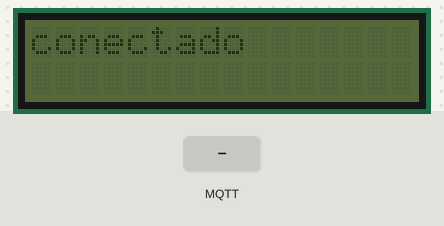
Bench run of a sketch on a simulated ESP32. On the bench: 16×2 character LCD. The test bench sets the inputs (shaded band). WiFi joins after 1.5 s; servers stay silent unless stated; no MQTT or app messages arrive unless stated; what the sketch prints to the serial monitor is not drawn.

Above: at 2.2 s.
5.4 s: MQTT message "alerta" arrives on the first subscribed topic
At 6.6 s:
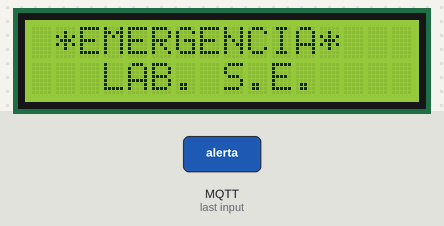
At 21.6 s:
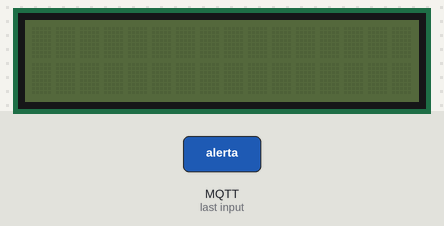
Timing chart, 0 to 21.9 s (numbered marks = the images above; inputs shaded):
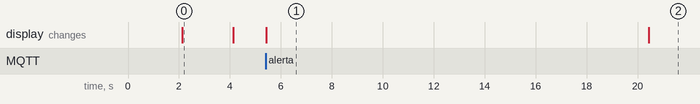

Measured:
- after the input at 5.4 s, the display: changes at once (image 1)
- what the display in image 0 shows lasts 2.0 s, from 2.1 s to 4.1 s
- what the display in image 1 shows lasts 15.0 s, from 5.4 s to 20.4 s

The sketch:

Esp32_-_2.ino
```cpp
#include <WiFi.h>
#include <PubSubClient.h>
#include <LiquidCrystal_I2C.h>

LiquidCrystal_I2C lcd(0x27,16,2);

// Replace the SSID/Password details as per your wifi router
const char* ssid = "FIEC-PRUEBA";
const char* password = "FIECPRUEBA23";

// Replace your MQTT Broker IP address here:
const char* mqtt_server = "200.126.14.167";

WiFiClient espClient;
PubSubClient client(espClient);

void setup_wifi() {
  delay(50);
  Serial.println();
  Serial.print("Connecting to ");
  Serial.println(ssid);

  WiFi.begin(ssid, password);

  int c = 0;
  while (WiFi.status() != WL_CONNECTED) {
    delay(1000);
    Serial.print(".");
    c = c + 1;
    if (c > 10) {
      ESP.restart(); //restart ESP after 10 seconds
    }
  }

  Serial.println("");
  Serial.println("WiFi connected");
  Serial.println("IP address: ");
  Serial.println(WiFi.localIP());
  lcd.print("conectado");
  delay(2000);
  lcd.clear();
}

void connect_mqttServer() {
  // Loop until we're reconnected
  while (!client.connected()) {

    //first check if connected to wifi
    if (WiFi.status() != WL_CONNECTED) {
      //if not connected, then first connect to wifi
      setup_wifi();
    }

    //now attemt to connect to MQTT server
    Serial.print("Attempting MQTT connection...");
    // Attempt to connect
    if (client.connect("ESP32_client2")) { // Change the name of client here if multiple ESP32 are connected
      //attempt successful
      Serial.println("connected");
      // Subscribe to topics here
      client.subscribe("esp32/emisor");

    }
    else {
      //attempt not successful
      Serial.print("failed, rc=");
      Serial.print(client.state());
      Serial.println(" trying again in 2 seconds");

      // Wait 2 seconds before retrying
      delay(2000);
    }
  }
}

//this function will be executed whenever there is data available on subscribed topics
void callback(char* topic, byte* message, unsigned int length) {
  Serial.print("Message arrived on topic: ");
  Serial.print(topic);
  Serial.print(". Message: ");
  String messageTemp;

  for (int i = 0; i < length; i++) {
    Serial.print((char)message[i]);
    messageTemp += (char)message[i];
  }
  Serial.println();

  // Check if a message is received on the topic "rpi/broadcast"
  if (String(topic) == "esp32/emisor") {
    if (messageTemp == "alerta") {
      lcd.backlight();
      lcd.clear();
      lcd.setCursor(1,0);
      lcd.print("*EMERGENCIA*");
      lcd.setCursor(3,1);
      lcd.print("LAB. S.E.");
      delay(15000);
      lcd.clear();
      lcd.noBacklight();
    }
  }
}

void setup() {
  Serial.begin(115200);
  lcd.init();
  setup_wifi();
  client.setServer(mqtt_server, 1883); //1883 is the default port for MQTT server
  client.setCallback(callback);
  //lcd.init();
}

void loop() {
  if (!client.connected()) {
    connect_mqttServer();
  }

  client.loop();


  //client.publish("esp32/sensor1", "88"); //topic name (to which this ESP32 publishes its data). 88 is the dummy value.

  }
```
